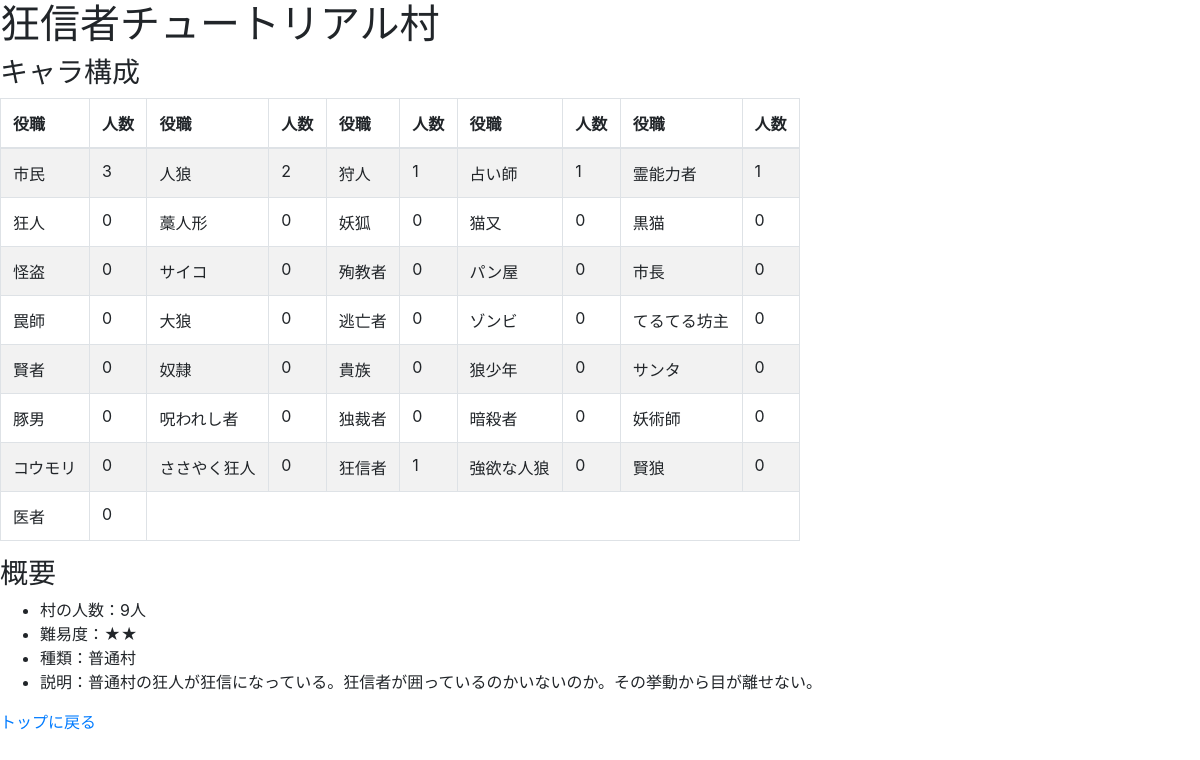
The page /jinromura/7/ on the database its author committed.
### jinromura/models.py (models this page shows, shortened)
class Village(models.Model):
    name = models.CharField(max_length=40)
    people = models.IntegerField(default=0)
    level = models.IntegerField(default=0)
    category = models.CharField(max_length=200)
    description = models.CharField(max_length=200)
    citizen = models.IntegerField(default=0)
    werewolf = models.IntegerField(default=0)
    hunter = models.IntegerField(default=0)
    f_teller = models.IntegerField(default=0)
    shaman = models.IntegerField(default=0)
    dspcho = models.IntegerField(default=0)
    straw_doll = models.IntegerField(default=0)
    fox = models.IntegerField(default=0)
    nekomata = models.IntegerField(default=0)
    black_cat = models.IntegerField(default=0)
    thief = models.IntegerField(default=0)
    psyco = models.IntegerField(default=0)
    martydom = models.IntegerField(default=0)
    bakery = models.IntegerField(default=0)
    mayor = models.IntegerField(default=0)
    trap_nurses = models.IntegerField(default=0)
    big_wolf = models.IntegerField(default=0)
    fugitive = models.IntegerField(default=0)
    zombi = models.IntegerField(default=0)
    teruteru = models.IntegerField(default=0)
    wiseman = models.IntegerField(default=0)
    slave = models.IntegerField(default=0)
    aristcracy = models.IntegerField(default=0)
    wolfboy = models.IntegerField(default=0)
    santa = models.IntegerField(default=0)
    pigman = models.IntegerField(default=0)
    cursed = models.IntegerField(default=0)
    dictator = models.IntegerField(default=0)
    assassin = models.IntegerField(default=0)
    sorcerer = models.IntegerField(default=0)
    bat = models.IntegerField(default=0)
    queen = models.IntegerField(default=0)
    sasaki = models.IntegerField(default=0)
    fanatic = models.IntegerField(default=0)
    goyoku = models.IntegerField(default=0)
    wisewolf = models.IntegerField(default=0)
    doctor = models.IntegerField(default=0)

### jinromura/views.py (the view)
# urls.py: path('<int:village_id>/', views.detail, name='detail'),
def detail(request,village_id):
    village = get_object_or_404(Village,pk=village_id)
    return render(request, 'jinromura/detail.html',{'village':village})

### jinromura/templatetags/range.py (called while the page is built)
@register.filter(name='range')
def _range(_min, args=None):
    _max, _step = None, None
    if args:
        if not isinstance(args, int):
            _max, _step = map(int, args.split(','))
        else:
            _max = args
    args = filter(None, (_min,_max,_step))
    return range(*args)

### jinromura/templates/jinromura/detail.html (shortened to what this page needs)
{% load staticfiles %}
{% load range %}
<html>
  <head>
    <link rel="stylesheet" type="text/css" href="{% static 'css/bootstrap.css' %}" />
  </head>
  <body>
    <h1>{{ village.name }}</h1>
    <h3>キャラ構成</h3>
      <table class="table table-striped table-bordered" style="width:50rem;">
        <thead>
          <th>役職</th>
          <th>人数</th>
          <th>役職</th>
          <th>人数</th>
          <th>役職</th>
          <th>人数</th>
          <th>役職</th>
          <th>人数</th>
          <th>役職</th>
          <th>人数</th>
        </thead>
        <tbody>
          <tr>
            <td>市民</td>
            <td>{{village.citizen}}</td>
            <td>人狼</td>
            <td>{{village.werewolf}}</td>
            <td>狩人</td>
            <td>{{village.hunter}}</td>
            <td>占い師</td>
            <td>{{village.f_teller}}</td>
            <td>霊能力者</td>
            <td>{{village.shaman}}</td>
          </tr>
          <tr>
            <td>狂人</td>
            <td>{{village.dspcho}}</td>
            <td>藁人形</td>
            <td>{{village.straw_doll}}</td>
            <td>妖狐</td>
            <td>{{village.fox}}</td>
            <td>猫又</td>
            <td>{{village.nekomata}}</td>
            <td>黒猫</td>
            <td>{{village.black_cat}}</td>
          </tr>
          <tr>
            <td>怪盗</td>
            <td>{{village.thief}}</td>
            <td>サイコ</td>
            <td>{{village.psyco}}</td>
            <td>殉教者</td>
            <td>{{village.martydom}}</td>
            <td>パン屋</td>
            <td>{{village.bakery}}</td>
            <td>市長</td>
            <td>{{village.mayor}}</td>
          </tr>
          <tr>
            <td>罠師</td>
            <td>{{village.trap_nurses}}</td>
            <td>大狼</td>
            <td>{{village.big_wolf}}</td>
            <td>逃亡者</td>
            <td>{{village.fugitive}}</td>
            <td>ゾンビ</td>
            <td>{{village.zombi}}</td>
            <td>てるてる坊主</td>
            <td>{{village.teruteru}}</td>
          </tr>
          <tr>
            <td>賢者</td>
            <td>{{village.wiseman}}</td>
            <td>奴隷</td>
            <td>{{village.slave}}</td>
            <td>貴族</td>
            <td>{{village.aristcracy}}</td>
            <td>狼少年</td>
            <td>{{village.zombi}}</td>
            <td>サンタ</td>
            <td>{{village.santa}}</td>
          </tr>
          <tr>
            <td>豚男</td>
            <td>{{village.pigman}}</td>
            <td>呪われし者</td>
            <td>{{village.cursed}}</td>
            <td>独裁者</td>
            <td>{{village.dictator}}</td>
            <td>暗殺者</td>
            <td>{{village.assassin}}</td>
            <td>妖術師</td>
            <td>{{village.sorcerer}}</td>
          </tr>
          <tr>
            <td>コウモリ</td>
            <td>{{village.bat}}</td>
            <td>ささやく狂人</td>
            <td>{{village.sasaki}}</td>
            <td>狂信者</td>
            <td>{{village.fanatic}}</td>
            <td>強欲な人狼</td>
            <td>{{village.goyoku}}</td>
            <td>賢狼</td>
            <td>{{village.wisewolf}}</td>
          </tr>
          <tr>
            <td>医者</td>
            <td>{{village.doctor}}</td>
          </tr>
      </table>
    <h3>概要</h3>
      <ul>
        <li>村の人数：{{ village.people }}人</li>
        <li>難易度：{% for value in village.level|range %}★{% endfor %}</li>
        <li>種類：{{ village.category }}</li>
        <li>説明：{{ village.description }}</li>
      </ul>
    <p><a href="{% url 'index' %}">トップに戻る</a></p>
  </body>
</html>

### rows shown on the page
Village: name "狂信者チュートリアル村", citizen "3", werewolf "2", hunter "1", f_teller "1", shaman "1", dspcho "0", straw_doll "0", fox "0", nekomata "0", black_cat "0", thief "0", psyco "0", martydom "0", bakery "0", mayor "0", trap_nurses "0", big_wolf "0", fugitive "0", zombi "0", teruteru "0", wiseman "0", slave "0", aristcracy "0", santa "0", pigman "0", cursed "0", dictator "0", assassin "0", sorcerer "0", bat "0", sasaki "0", fanatic "1", goyoku "0", wisewolf "0", doctor "0", people "9", level 2 (drawn), category "普通村", description "普通村の狂人が狂信になっている。狂信者が囲っているのかいないのか。その挙動から目が離せない。"
